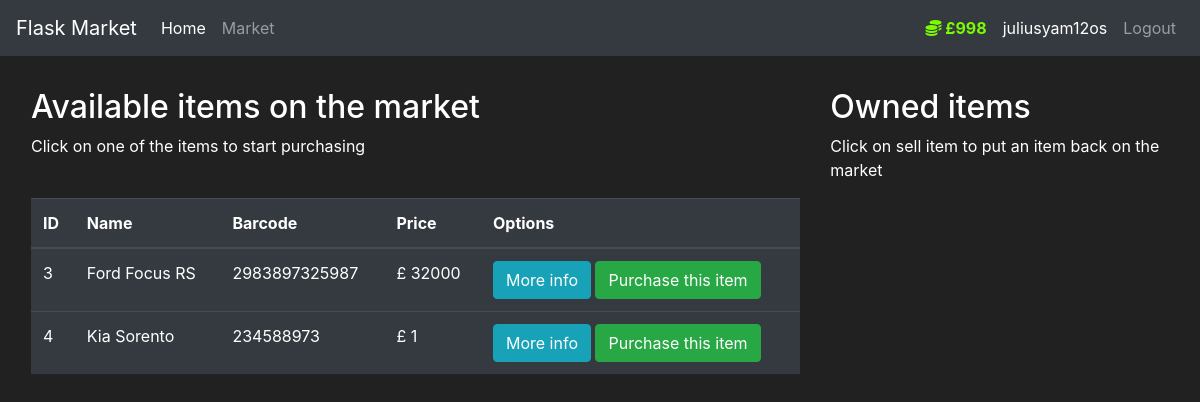
Screenshot of /market (signed in) with the database file from the repository.
### market/models.py (models this page shows, shortened)
class User(db.Model, UserMixin):
    id = db.Column(db.Integer(), nullable=False, primary_key=True)
    username = db.Column(db.String(length=30), nullable=False, unique=True)
    email_address = db.Column(db.String(length=50), nullable=False, unique=True)
    password = db.Column(db.String(length=60), nullable=False)
    budget = db.Column(db.Integer(), nullable=False, default=1000)
    items = db.relationship('Item', backref='owned_user', lazy=True)
    @property
    def prettier_budget(self):
        if len(str(self.budget)) >= 4:
            return f'£{str(self.budget)[:-3]},{str(self.budget)[-3:]}'
        else:
            return f'£{self.budget}'
    @property
    def password_hash(self):
        return self.password

class Item(db.Model):
    id = db.Column(db.Integer(), nullable=False, primary_key=True)
    name = db.Column(db.String(length=30), nullable=False, unique=True)
    barcode = db.Column(db.String(length=12), nullable=False, unique=True)
    price = db.Column(db.Integer(), nullable=False)
    description = db.Column(db.String(length=1024), nullable=False)
    owner = db.Column(db.Integer(), db.ForeignKey('user.id'))

### market/routes.py (the view, shortened to what this page needs)
@app.route('/market', methods=['GET', 'POST'])
@login_required
def market_page():
    purchase_form = PurchaseItemForm()
    sell_item_form = SellItemForm()
    if request.method == 'GET':
        items = Item.query.filter_by(owner=None)
        owned_items = Item.query.filter_by(owner=current_user.id)
        return render_template('market.html', items=items, owned_items=owned_items,
                               purchase_form=purchase_form, sell_item_form=sell_item_form)

### market/models.py (called while the page is built)
@login_manager.user_loader
def load_user(user_id):
    return User.query.get(int(user_id))

### market/templates/market.html (shortened to what this page needs)
{% extends 'base.html' %}
{% block content %}
  <div class="row" style="margin-top: 2em; margin-left: 1em">
    <div class="col-8">
      <h2>Available items on the market</h2>
      <p>Click on one of the items to start purchasing</p>
      <br>
      <table class="table table-hover table-dark">
        <thead>
        <tr>
          <th scope="col">ID</th>
          <th scope="col">Name</th>
          <th scope="col">Barcode</th>
          <th scope="col">Price</th>
          <th scope="col">Options</th>
        </tr>
        </thead>
        <tbody>
        {% for i in items %}
          <tr>
            <td>{{ i.id }}</td>
            <td>{{ i.name }}</td>
            <td>{{ i.barcode }}</td>
            <td>£ {{ i.price }}</td>
            <td>
              <button class="btn btn-outline btn-info"
                      data-toggle="modal" data-target="#Modal-MoreInfo-{{ i.id }}">More info</button>
              <button class="btn btn-outline btn-success"
                      data-toggle="modal" data-target="#Modal-PurchaseConfirm-{{ i.id }}">Purchase this item</button>
            </td>
          </tr>
        {% endfor %}
        </tbody>
      </table>
    </div>
    <div class="col-4">
      <h2>Owned items</h2>
      <p>Click on sell item to put an item back on the market</p>
      <br>
    </div>
  </div>
{% endblock %}

### market/templates/base.html (shortened to what this page needs)
<!doctype html>
<html lang="en">
<head>
  <link rel="stylesheet" href="https://cdn.jsdelivr.net/npm/bootstrap@4.5.3/dist/css/bootstrap.min.css"
>
</head>
<body>
  <nav class="navbar navbar-expand-md navbar-dark bg-dark">
    <a class="navbar-brand" href="#">Flask Market</a>
    <div class="collapse navbar-collapse" id="navbarNav">
      <ul class="navbar-nav mr-auto">
        <li class="nav-item active">
          <a class="nav-link" href="{{ url_for('home_page') }}">Home <span class="sr-only">(current)</span></a>
        </li>
        <li class="nav-item">
          <a class="nav-link" href="{{ url_for('market_page') }}">Market</a>
        </li>
      </ul>
      {% if current_user.is_authenticated %}
        <ul class="navbar-nav">
          <li class="nav-item">
            <a class="nav-link" style="color: lawngreen; font-weight: bold">
              <i class="fas fa-coins"></i>
              {{ current_user.prettier_budget }}
            </a>
          </li>
          <li class="nav-item">
            <a class="nav-link" style="margin:0; color:white">{{ current_user.username }}</a>
          </li>
          <li class="nav-item">
            <a class="nav-link" href="{{ url_for('logout_page') }}">Logout</a>
          </li>
        </ul>
      {% endif %}
    </div>
  </nav>
  {% block content %}
  {% endblock %}
</body>
</html>

### market/templates/base.html (style rules this page uses)
body { background-color: #212121; color: white }

### rows the page displays
User: prettier_budget "£998", username "juliusyam12os"
Item: id "3", name "Ford Focus RS", barcode "2983897325987", price "32000"
Item: id "4", name "Kia Sorento", barcode "234588973", price "1"
